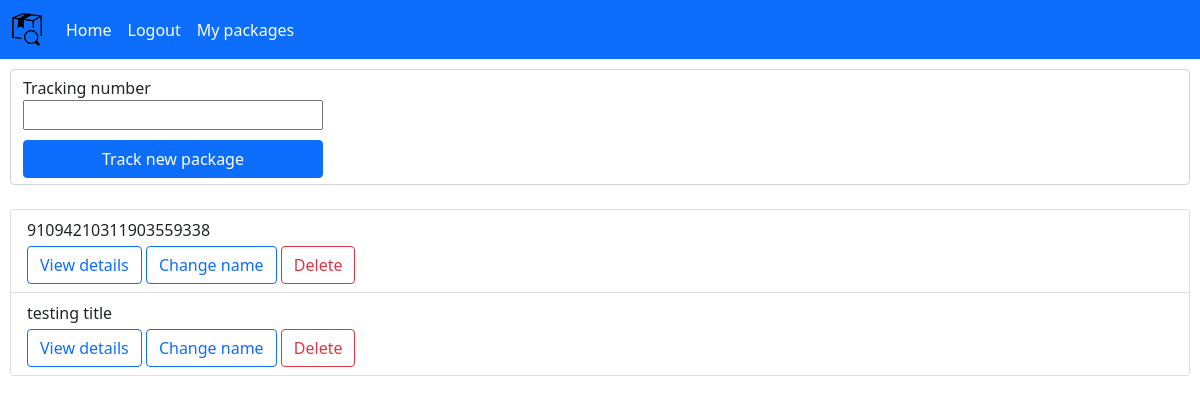
Before: /packageList (signed in) with the older database file.
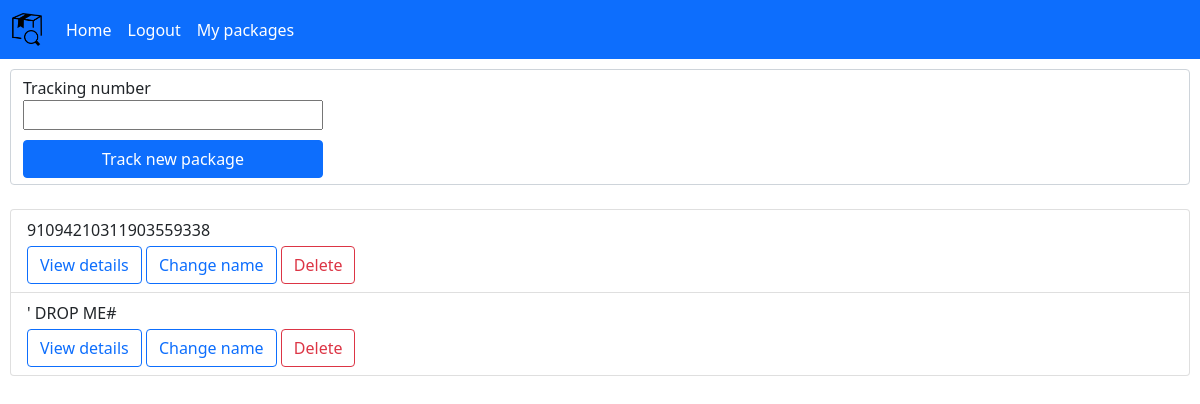
After: the same page with the newer database file.
### tables this page shows
CREATE TABLE "packages" (
	"id"	INTEGER NOT NULL,
	"title"	TEXT(50) DEFAULT NULL,
	"trackingNumber"	TEXT NOT NULL,
	"user_id"	INTEGER NOT NULL,
	"last_updated"	INTEGER(15) NOT NULL DEFAULT 0,
	"last_new_data"	INTEGER(15) NOT NULL,
	"email_sent"	INTEGER(1) NOT NULL DEFAULT 0,
	FOREIGN KEY("user_id") REFERENCES "users"("id"),
	PRIMARY KEY("id" AUTOINCREMENT)
);

### main.py (the view, shortened to what this page needs)
@app.route("/packageList", methods=["GET", "POST"])
@login_required
def packageList():
	form = forms.AddPackageForm()
	packageListDict = packageHandler.getListOfPackages(session["userID"])
	return render_template("packageList.html", form=form, packageList=packageListDict)

### forms.py
class AddPackageForm(FlaskForm):
	trackingCode = StringField("Tracking number", validators=[DataRequired()], render_kw={"style": "width: 300px;"})
	classes = {"trackingCode": ""}

### main.py (called while the page is built)
def login_required(func):
	@wraps(func) # This decorator copies over function attributes like __name__, docstring etc. required by flask for some reason
	def wrapper(*args, **kwargs):
		if "userID" in session and session["userID"] > 0:
			return func(*args, **kwargs)
		else:
			flash("You need to log in to do that!", "danger")
			return redirect(url_for("login"))
	return wrapper

### packages.py (called while the page is built)
def createDBConnection(func):
	def wrapper(self, *args, **kwargs):
		with sqlite3.connect(self.dbPath) as con:
			self.con = con
			return func(self, *args, **kwargs)
	return wrapper

	@createDBConnection
	def getListOfPackages(self, userID):
		cur = self.con.cursor()
		cur.row_factory = sqlite3.Row # Dictionary format
		cur.execute("SELECT id, COALESCE(title, trackingNumber) AS title, last_new_data, ? AS current_time FROM packages WHERE user_id = ?", [time(), userID])
		result = cur.fetchall()
		cur.close()
		return result

### templates/packageList.html (shortened to what this page needs)
{% from "includes/form_renderer.html" import render_form %}
{% extends "main_layout_container.html" %}
{% block body %}
	<div style="padding: 10px;">
		<form action="" method="POST">
			<div class="form-control">
				{{render_form(form)}}
				<input type="submit" class="btn btn-primary d-inline-block" value="Track new package" style="width: 300px;" />
			</div>
		</form>
		<br>
		<ul class="list-group" id="packageListUL">
			{% if not packageList %}
				<li class="list-group-item" style="border: 1px solid black;">You are not tracking any packages. Add one!</li>
			{% else %}
				{% for package in packageList %}
					<li class="list-group-item align-top" id="packageListLI-{{package['id']}}">
						<p class="d-inline-block mb-1" id="packageLabel-{{package['id']}}">{{ package["title"] }}</p>
						<br>
						<a role="button" class="btn btn-outline-primary" href="/packageDetails/{{package['id']}}">View details</a>
						<button type="button" class="btn btn-outline-primary" data-bs-toggle="modal" data-bs-target="#titleInputModal" onclick="assignPackageIDToModal(`{{package['id']}}`, `titleInputModal`)">Change name</button>
						<button type="button" class="btn btn-outline-danger d-inline-block" data-bs-toggle="modal" data-bs-target="#deleteModal" onclick="assignPackageIDToModal(`{{package['id']}}`, `deleteModal`)">Delete</button>
					</li>
				{% endfor %}
			{% endif %}
		</ul>
	</div>
{% endblock %}

Changed rows visible on the page:
changed packages: title "testing title" → "' DROP ME#"
